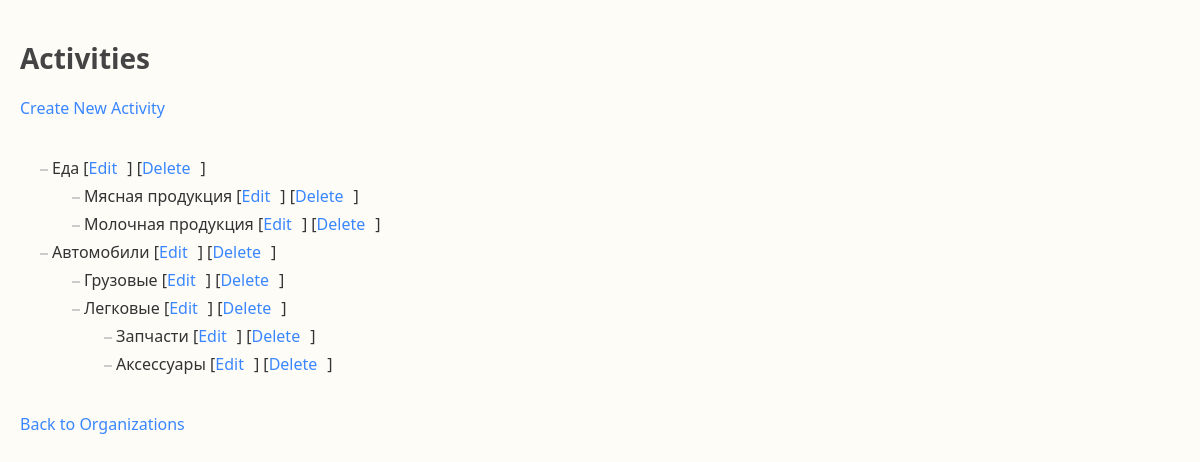
The page /activities/ on the database its author committed.
### app/models.py (models this page shows)
class Activity(Base):
    __tablename__ = "activities"
    id = Column(Integer, primary_key=True, index=True)
    name = Column(String, unique=True, nullable=False)
    parent_id = Column(Integer, ForeignKey("activities.id"), nullable=True)
    children = relationship("Activity")
    organizations = relationship("Organization", secondary=organization_activity, back_populates="activities")

### app/routers/activities.py (the view)
@router.get("/")
def activities_tree(request: Request, db: Session = Depends(deps.get_db)):
    activities = db.query(models.Activity).all()
    tree = build_activity_tree(activities)
    return templates.TemplateResponse("activity_tree.html", {"request": request, "activity_tree": tree})

### app/templates/activity_tree.html (shortened to what this page needs)
<!DOCTYPE html>
<html>
<head>
    <link rel="stylesheet" href="/static/css/style.css">
</head>
<body>
    <h1>Activities</h1>
    <a href="/activities/new">Create New Activity</a><br><br>
    {% macro render_tree(nodes) %}
    <ul>
        {% for n in nodes %}
            <li>
                {{ n.name }}
                [<a href="/activities/edit/{{ n.id }}">Edit</a>]
                [<a href="/activities/delete/{{ n.id }}">Delete</a>]
                {% if n.children %}
                    {{ render_tree(n.children) }}
                {% endif %}
            </li>
        {% endfor %}
    </ul>
    {% endmacro %}
    {{ render_tree(activity_tree) }}
    <br><a href="/organizations">Back to Organizations</a>
</body>
</html>

### static/css/style.css (style rules this page uses)
body { font-family: "Segoe UI", Tahoma, Geneva, Verdana, sans-serif; background-color: #fdfcf7; color: #333; margin: 0; padding: 20px; }
h1 { font-size: 28px; margin-bottom: 20px; color: #444; }
a { text-decoration: none; color: #3a86ff; margin-right: 10px; transition: color 0.2s; }
ul { list-style-type: none; padding-left: 20px; }
ul li { margin: 6px 0; padding-left: 12px; position: relative; }
ul li::before { content: ''; position: absolute; left: 0; top: 12px; width: 8px; height: 2px; background-color: #ccc; }

### rows shown on the page
Activity: name "Еда"
Activity: name "Мясная продукция"
Activity: name "Молочная продукция"
Activity: name "Автомобили"
Activity: name "Грузовые"
Activity: name "Легковые"
Activity: name "Запчасти"
Activity: name "Аксессуары"
